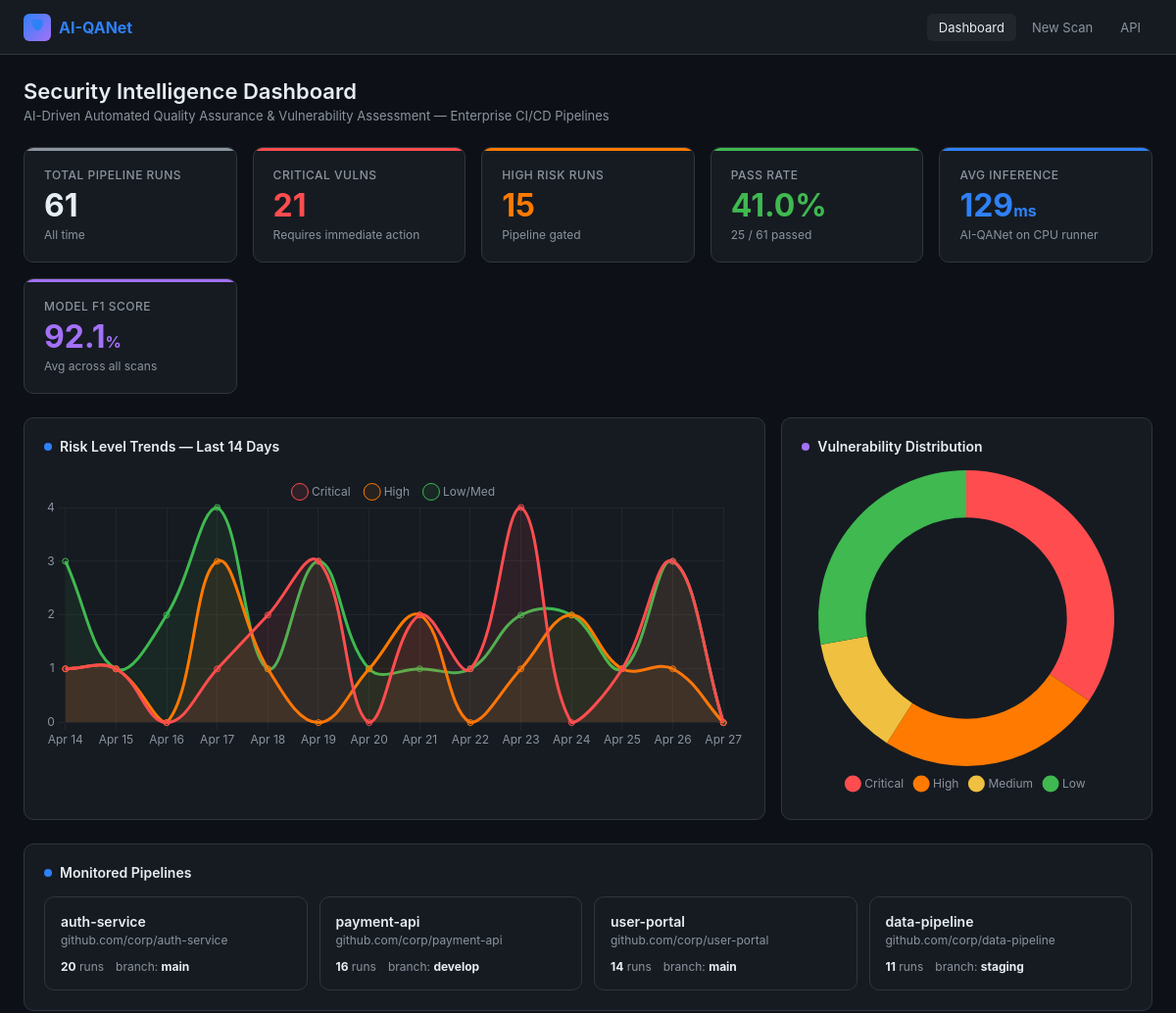
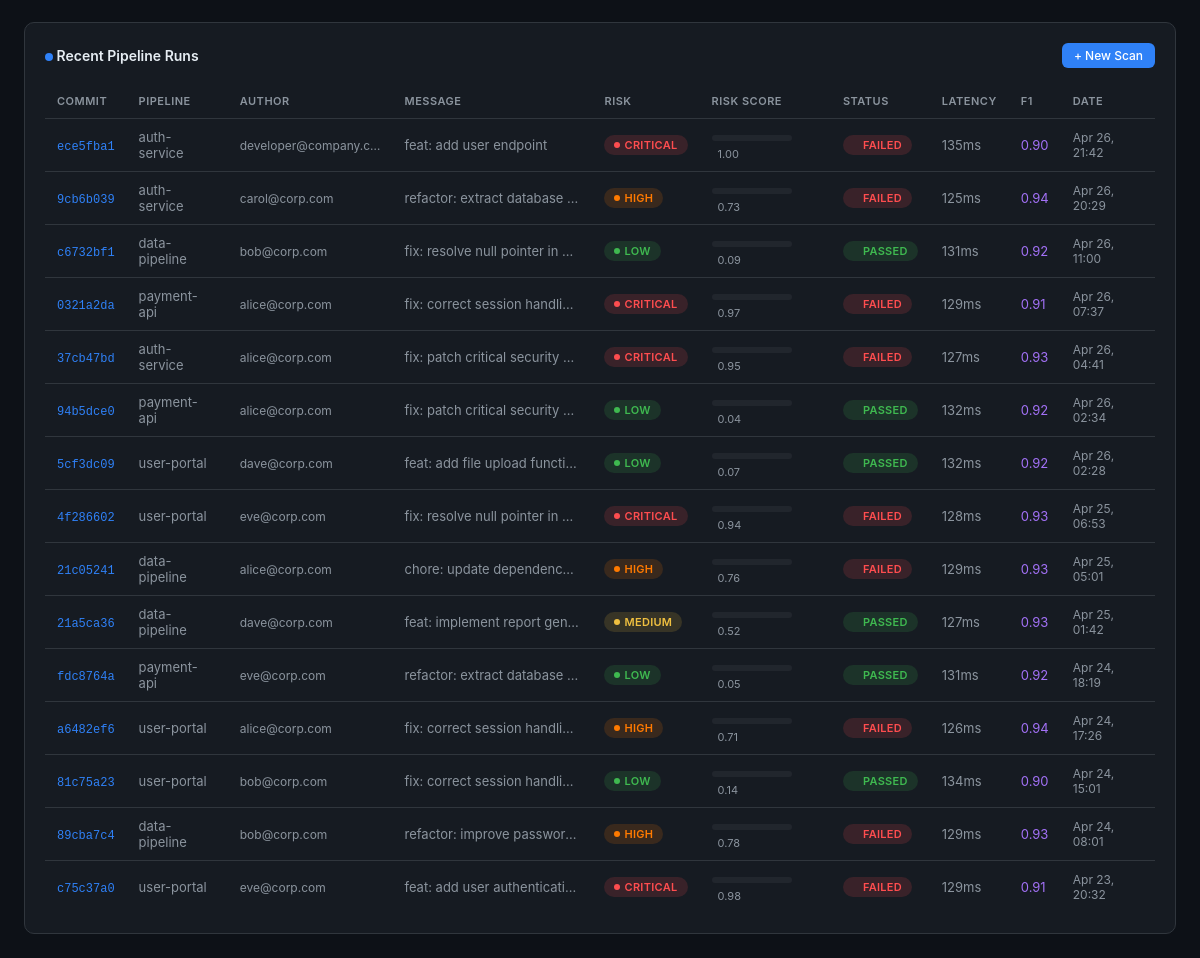
The page / on the database its author committed (2 pictures, top to bottom).
### scanner/models.py (models this page shows, shortened)
class Pipeline(models.Model):
    name = models.CharField(max_length=200)
    repository = models.CharField(max_length=300)
    branch = models.CharField(max_length=100, default='main')
    created_at = models.DateTimeField(auto_now_add=True)

class PipelineRun(models.Model):
    RISK_CHOICES = [
        ('critical', 'Critical Vulnerability'),
        ('high', 'High Risk'),
        ('medium', 'Medium Risk'),
        ('low', 'Low / No Risk'),
    ]
    STATUS_CHOICES = [
        ('passed', 'Passed'),
        ('failed', 'Failed'),
        ('running', 'Running'),
    ]
    pipeline = models.ForeignKey(Pipeline, on_delete=models.CASCADE, related_name='runs')
    commit_hash = models.CharField(max_length=40)
    commit_message = models.TextField()
    author = models.CharField(max_length=100)
    risk_level = models.CharField(max_length=20, choices=RISK_CHOICES)
    risk_score = models.FloatField(help_text="0.0 to 1.0")
    status = models.CharField(max_length=20, choices=STATUS_CHOICES)
    inference_ms = models.IntegerField(help_text="Inference latency in ms")
    precision = models.FloatField(default=0.0)
    recall = models.FloatField(default=0.0)
    f1_score = models.FloatField(default=0.0)
    vulnerabilities_found = models.IntegerField(default=0)
    _vulnerabilities_detail = models.TextField(db_column='vulnerabilities_detail', default='[]')
    created_at = models.DateTimeField(auto_now_add=True)
    @property
    def vulnerabilities_detail(self):
        return json.loads(self._vulnerabilities_detail)
    @vulnerabilities_detail.setter
    def vulnerabilities_detail(self, value):
        self._vulnerabilities_detail = json.dumps(value)

### scanner/views.py (the view)
# urls.py: path('', views.dashboard, name='dashboard'),
def dashboard(request):
    pipelines = Pipeline.objects.all()
    runs = PipelineRun.objects.select_related('pipeline').order_by('-created_at')[:50]
    total_runs = PipelineRun.objects.count()
    critical_count = PipelineRun.objects.filter(risk_level='critical').count()
    high_count = PipelineRun.objects.filter(risk_level='high').count()
    passed_count = PipelineRun.objects.filter(status='passed').count()
    avg_latency = PipelineRun.objects.aggregate(avg=Avg('inference_ms'))['avg'] or 0
    avg_f1 = PipelineRun.objects.aggregate(avg=Avg('f1_score'))['avg'] or 0
    chart_labels = []
    chart_critical = []
    chart_high = []
    chart_low = []
    for i in range(13, -1, -1):
        day = timezone.now() - timedelta(days=i)
        label = day.strftime('%b %d')
        chart_labels.append(label)
        day_runs = PipelineRun.objects.filter(
            created_at__date=day.date()
        )
        chart_critical.append(day_runs.filter(risk_level='critical').count())
        chart_high.append(day_runs.filter(risk_level='high').count())
        chart_low.append(day_runs.filter(risk_level__in=['low', 'medium']).count())
    vuln_counts = {
        'critical': PipelineRun.objects.filter(risk_level='critical').count(),
        'high': PipelineRun.objects.filter(risk_level='high').count(),
        'medium': PipelineRun.objects.filter(risk_level='medium').count(),
        'low': PipelineRun.objects.filter(risk_level='low').count(),
    }
    context = {
        'pipelines': pipelines,
        'recent_runs': runs[:15],
        'total_runs': total_runs,
        'critical_count': critical_count,
        'high_count': high_count,
        'passed_count': passed_count,
        'pass_rate': round(passed_count / total_runs * 100, 1) if total_runs else 0,
        'avg_latency': round(avg_latency),
        'avg_f1': round(avg_f1 * 100, 1),
        'chart_labels': json.dumps(chart_labels),
        'chart_critical': json.dumps(chart_critical),
        'chart_high': json.dumps(chart_high),
        'chart_low': json.dumps(chart_low),
        'vuln_counts': json.dumps(vuln_counts),
    }
    return render(request, 'scanner/dashboard.html', context)

### scanner/templates/scanner/dashboard.html (shortened to what this page needs)
<!DOCTYPE html>
<html lang="en">
<head>
</head>
<body>
<nav>
  <a href="{% url 'dashboard' %}" class="nav-brand">
    <div class="icon">🛡</div>
    AI-QANet
  </a>
  <div class="nav-links">
    <a href="{% url 'dashboard' %}" class="active">Dashboard</a>
    <a href="{% url 'scan_submit' %}">New Scan</a>
    <a href="/api/stats/" target="_blank">API</a>
  </div>
</nav>
<div class="page">
  <div class="page-header">
    <h1>Security Intelligence Dashboard</h1>
    <p>AI-Driven Automated Quality Assurance &amp; Vulnerability Assessment — Enterprise CI/CD Pipelines</p>
  </div>
  <div class="stats-grid">
    <div class="stat-card total">
      <div class="stat-label">Total Pipeline Runs</div>
      <div class="stat-value">{{ total_runs }}</div>
      <div class="stat-sub">All time</div>
    </div>
    <div class="stat-card critical">
      <div class="stat-label">Critical Vulns</div>
      <div class="stat-value">{{ critical_count }}</div>
      <div class="stat-sub">Requires immediate action</div>
    </div>
    <div class="stat-card high">
      <div class="stat-label">High Risk Runs</div>
      <div class="stat-value">{{ high_count }}</div>
      <div class="stat-sub">Pipeline gated</div>
    </div>
    <div class="stat-card pass">
      <div class="stat-label">Pass Rate</div>
      <div class="stat-value">{{ pass_rate }}%</div>
      <div class="stat-sub">{{ passed_count }} / {{ total_runs }} passed</div>
    </div>
    <div class="stat-card latency">
      <div class="stat-label">Avg Inference</div>
      <div class="stat-value">{{ avg_latency }}<span style="font-size:16px">ms</span></div>
      <div class="stat-sub">AI-QANet on CPU runner</div>
    </div>
    <div class="stat-card f1">
      <div class="stat-label">Model F1 Score</div>
      <div class="stat-value">{{ avg_f1 }}<span style="font-size:16px">%</span></div>
      <div class="stat-sub">Avg across all scans</div>
    </div>
  </div>
  <div class="charts-row">
    <div class="card">
      <div class="card-title"><div class="dot dot-accent"></div>Risk Level Trends — Last 14 Days</div>
      <canvas id="trendChart" height="120"></canvas>
    </div>
    <div class="card">
      <div class="card-title"><div class="dot dot-purple"></div>Vulnerability Distribution</div>
      <canvas id="donutChart" height="200"></canvas>
    </div>
  </div>
  {% if pipelines %}
  <div class="card" style="margin-bottom:24px">
    <div class="card-title"><div class="dot dot-accent"></div>Monitored Pipelines</div>
    <div class="pipeline-list" style="margin-bottom:0">
      {% for pipeline in pipelines %}
      <a href="{% url 'pipeline_detail' pipeline.pk %}" class="pipeline-card">
        <div class="pipeline-name">{{ pipeline.name }}</div>
        <div class="pipeline-repo">{{ pipeline.repository }}</div>
        <div class="pipeline-stats">
          <div class="pipeline-stat"><strong>{{ pipeline.runs.count }}</strong> runs</div>
          <div class="pipeline-stat">branch: <strong>{{ pipeline.branch }}</strong></div>
        </div>
      </a>
      {% endfor %}
    </div>
  </div>
  {% endif %}
  <div class="card">
    <div class="card-title" style="justify-content:space-between">
      <span><div class="dot dot-accent" style="display:inline-block"></div> Recent Pipeline Runs</span>
      <a href="{% url 'scan_submit' %}" class="btn btn-primary btn-sm">+ New Scan</a>
    </div>
    {% if recent_runs %}
    <table class="runs-table">
      <thead>
        <tr>
          <th>Commit</th>
          <th>Pipeline</th>
          <th>Author</th>
          <th>Message</th>
          <th>Risk</th>
          <th>Risk Score</th>
          <th>Status</th>
          <th>Latency</th>
          <th>F1</th>
          <th>Date</th>
        </tr>
      </thead>
      <tbody>
        {% for run in recent_runs %}
        <tr>
          <td><a href="{% url 'run_detail' run.pk %}">{{ run.commit_hash|slice:":8" }}</a></td>
          <td style="color:var(--muted)">{{ run.pipeline.name }}</td>
          <td style="color:var(--muted);font-size:12px">{{ run.author|truncatechars:20 }}</td>
          <td style="max-width:200px;overflow:hidden;text-overflow:ellipsis;white-space:nowrap;color:var(--muted)">{{ run.commit_message|truncatechars:40 }}</td>
          <td><span class="badge badge-{{ run.risk_level }}">{{ run.risk_level }}</span></td>
          <td>
            <span class="score-bar"></span>
            <span style="font-size:11px;color:var(--muted);margin-left:6px">{{ run.risk_score|floatformat:2 }}</span>
          </td>
          <td><span class="badge badge-{{ run.status }}">{{ run.status }}</span></td>
          <td style="color:var(--muted)">{{ run.inference_ms }}ms</td>
          <td style="color:#a371f7">{{ run.f1_score|floatformat:2 }}</td>
          <td style="color:var(--muted);font-size:12px">{{ run.created_at|date:"M d, H:i" }}</td>
        </tr>
        {% endfor %}
      </tbody>
    </table>
    {% else %}
    <div class="empty">
      <div class="icon">📭</div>
      <p>No pipeline runs yet. <a href="{% url 'scan_submit' %}" style="color:var(--accent)">Submit your first scan</a> or <a href="{% url 'seed_data' %}" style="color:var(--accent)">load demo data</a>.</p>
    </div>
    {% endif %}
  </div>
</div>
<script>
const chartDefaults = {
  color: '#8b949e',
  borderColor: '#30363d',
  font: { family: "-apple-system, BlinkMacSystemFont, 'Segoe UI', sans-serif", size: 12 }
};
Chart.defaults.color = chartDefaults.color;
Chart.defaults.font = chartDefaults.font;
// Trend chart
const trendCtx = document.getElementById('trendChart');
if (trendCtx) {
  new Chart(trendCtx, {
    type: 'line',
    data: {
      labels: {{ chart_labels|safe }},
      datasets: [
        { label: 'Critical', data: {{ chart_critical|safe }}, borderColor: '#ff4d4f', backgroundColor: 'rgba(255,77,79,0.1)', tension: 0.4, fill: true, pointRadius: 3 },
        { label: 'High', data: {{ chart_high|safe }}, borderColor: '#ff7a00', backgroundColor: 'rgba(255,122,0,0.08)', tension: 0.4, fill: true, pointRadius: 3 },
        { label: 'Low/Med', data: {{ chart_low|safe }}, borderColor: '#3fb950', backgroundColor: 'rgba(63,185,80,0.08)', tension: 0.4, fill: true, pointRadius: 3 },
      ]
    },
    options: {
      responsive: true,
      plugins: { legend: { position: 'top', labels: { usePointStyle: true, padding: 16 } } },
      scales: {
        x: { grid: { color: '#21262d' } },
        y: { grid: { color: '#21262d' }, beginAtZero: true, ticks: { precision: 0 } }
      }
    }
  });
}
// Donut chart
const donutCtx = document.getElementById('donutChart');
if (donutCtx) {
  const vc = {{ vuln_counts|safe }};
  new Chart(donutCtx, {
    type: 'doughnut',
    data: {
      labels: ['Critical', 'High', 'Medium', 'Low'],
      datasets: [{ data: [vc.critical, vc.high, vc.medium, vc.low], backgroundColor: ['#ff4d4f','#ff7a00','#f0c040','#3fb950'], borderWidth: 0, hoverOffset: 6 }]
    },
    options: {
      responsive: true,
      plugins: { legend: { position: 'bottom', labels: { usePointStyle: true, padding: 12 } } },
      cutout: '68%'
    }
  });
}
</script>
</body>
</html>

### rows shown on the page
Pipeline: name "auth-service", repository "github.com/corp/auth-service", runs.count "20", branch "main"
Pipeline: name "payment-api", repository "github.com/corp/payment-api", runs.count "16", branch "develop"
Pipeline: name "user-portal", repository "github.com/corp/user-portal", runs.count "14", branch "main"
Pipeline: name "data-pipeline", repository "github.com/corp/data-pipeline", runs.count "11", branch "staging"
PipelineRun: commit_hash "ece5fba1", pipeline.name "auth-service", author "developer@company.c…", commit_message "feat: add user endpoint", risk_level "CRITICAL", risk_score "1.00", status "FAILED", inference_ms "135", f1_score "0.90", created_at "Apr 26, 21:42"
PipelineRun: commit_hash "9cb6b039", pipeline.name "auth-service", author "carol@corp.com", commit_message "refactor: extract database…", risk_level "HIGH", risk_score "0.73", status "FAILED", inference_ms "125", f1_score "0.94", created_at "Apr 26, 20:29"
PipelineRun: commit_hash "c6732bf1", pipeline.name "data-pipeline", author "bob@corp.com", commit_message "fix: resolve null pointer in…", risk_level "LOW", risk_score "0.09", status "PASSED", inference_ms "131", f1_score "0.92", created_at "Apr 26, 11:00"
PipelineRun: commit_hash "0321a2da", pipeline.name "payment-api", author "alice@corp.com", commit_message "fix: correct session handli…", risk_level "CRITICAL", risk_score "0.97", status "FAILED", inference_ms "129", f1_score "0.91", created_at "Apr 26, 07:37"
PipelineRun: commit_hash "37cb47bd", pipeline.name "auth-service", author "alice@corp.com", commit_message "fix: patch critical security…", risk_level "CRITICAL", risk_score "0.95", status "FAILED", inference_ms "127", f1_score "0.93", created_at "Apr 26, 04:41"
PipelineRun: commit_hash "94b5dce0", pipeline.name "payment-api", author "alice@corp.com", commit_message "fix: patch critical security…", risk_level "LOW", risk_score "0.04", status "PASSED", inference_ms "132", f1_score "0.92", created_at "Apr 26, 02:34"
PipelineRun: commit_hash "5cf3dc09", pipeline.name "user-portal", author "dave@corp.com", commit_message "feat: add file upload functi…", risk_level "LOW", risk_score "0.07", status "PASSED", inference_ms "132", f1_score "0.92", created_at "Apr 26, 02:28"
PipelineRun: commit_hash "4f286602", pipeline.name "user-portal", author "eve@corp.com", commit_message "fix: resolve null pointer in…", risk_level "CRITICAL", risk_score "0.94", status "FAILED", inference_ms "128", f1_score "0.93", created_at "Apr 25, 06:53"
PipelineRun: commit_hash "21c05241", pipeline.name "data-pipeline", author "alice@corp.com", commit_message "chore: update dependenc…", risk_level "HIGH", risk_score "0.76", status "FAILED", inference_ms "129", f1_score "0.93", created_at "Apr 25, 05:01"
PipelineRun: commit_hash "21a5ca36", pipeline.name "data-pipeline", author "dave@corp.com", commit_message "feat: implement report gen…", risk_level "MEDIUM", risk_score "0.52", status "PASSED", inference_ms "127", f1_score "0.93", created_at "Apr 25, 01:42"
PipelineRun: commit_hash "fdc8764a", pipeline.name "payment-api", author "eve@corp.com", commit_message "refactor: extract database…", risk_level "LOW", risk_score "0.05", status "PASSED", inference_ms "131", f1_score "0.92", created_at "Apr 24, 18:19"
PipelineRun: commit_hash "a6482ef6", pipeline.name "user-portal", author "alice@corp.com", commit_message "fix: correct session handli…", risk_level "HIGH", risk_score "0.71", status "FAILED", inference_ms "126", f1_score "0.94", created_at "Apr 24, 17:26"
PipelineRun: commit_hash "81c75a23", pipeline.name "user-portal", author "bob@corp.com", commit_message "fix: correct session handli…", risk_level "LOW", risk_score "0.14", status "PASSED", inference_ms "134", f1_score "0.90", created_at "Apr 24, 15:01"
PipelineRun: commit_hash "89cba7c4", pipeline.name "data-pipeline", author "bob@corp.com", commit_message "refactor: improve passwor…", risk_level "HIGH", risk_score "0.78", status "FAILED", inference_ms "129", f1_score "0.93", created_at "Apr 24, 08:01"
PipelineRun: commit_hash "c75c37a0", pipeline.name "user-portal", author "eve@corp.com", commit_message "feat: add user authenticati…", risk_level "CRITICAL", risk_score "0.98", status "FAILED", inference_ms "129", f1_score "0.91", created_at "Apr 23, 20:32"

### other values the page prints
{{ total_runs }} "61"
{{ critical_count }} "21"
{{ high_count }} "15"
{{ pass_rate }} "41.0"
{{ passed_count }} "25"
{{ avg_latency }} "129"
{{ avg_f1 }} "92.1"
chart data {{ chart_critical|safe }} [1, 1, 0, 1, 2, 3, 0, 2, 1, 4, 0, 1, 3, 0]
chart data {{ chart_high|safe }} [1, 1, 0, 3, 1, 0, 1, 2, 0, 1, 2, 1, 1, 0]
chart data {{ chart_low|safe }} [3, 1, 2, 4, 1, 3, 1, 1, 1, 2, 2, 1, 3, 0]
